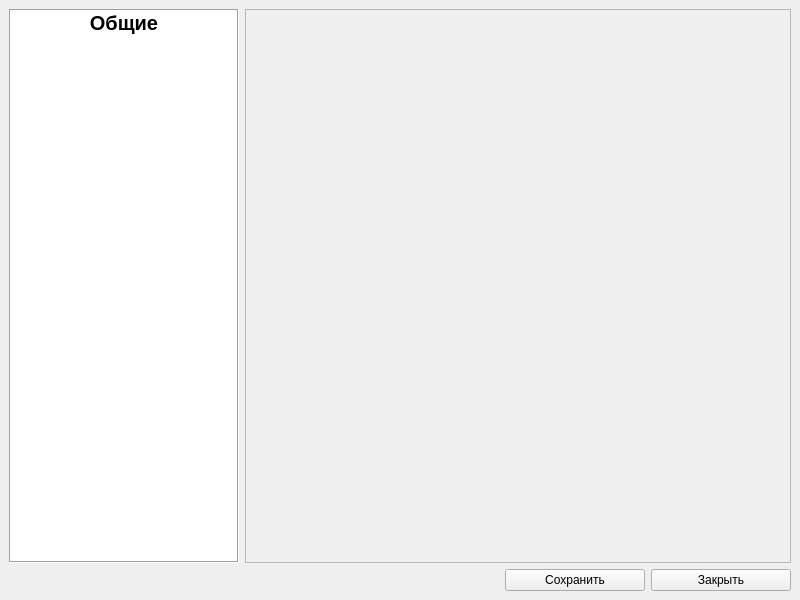
<?xml version="1.0" encoding="UTF-8"?>
<ui version="4.0">
 <class>Options</class>
 <widget class="QMainWindow" name="Options">
  <property name="geometry">
   <rect>
    <x>0</x>
    <y>0</y>
    <width>800</width>
    <height>600</height>
   </rect>
  </property>
  <property name="minimumSize">
   <size>
    <width>200</width>
    <height>200</height>
   </size>
  </property>
  <property name="maximumSize">
   <size>
    <width>800</width>
    <height>600</height>
   </size>
  </property>
  <property name="windowTitle">
   <string>Options</string>
  </property>
  <widget class="QWidget" name="centralwidget">
   <layout class="QVBoxLayout" name="verticalLayout">
    <item>
     <layout class="QHBoxLayout" name="horizontalLayout_2">
      <item>
       <widget class="QListWidget" name="optionsListWidget">
        <property name="minimumSize">
         <size>
          <width>230</width>
          <height>0</height>
         </size>
        </property>
        <property name="maximumSize">
         <size>
          <width>230</width>
          <height>16777215</height>
         </size>
        </property>
        <property name="frameShape">
         <enum>QFrame::Box</enum>
        </property>
        <property name="frameShadow">
         <enum>QFrame::Sunken</enum>
        </property>
        <item>
         <property name="text">
          <string>Общие</string>
         </property>
         <property name="font">
          <font>
           <pointsize>15</pointsize>
           <bold>true</bold>
          </font>
         </property>
         <property name="textAlignment">
          <set>AlignCenter</set>
         </property>
        </item>
       </widget>
      </item>
      <item>
       <widget class="QStackedWidget" name="OptionstStackedWidget">
        <property name="frameShape">
         <enum>QFrame::StyledPanel</enum>
        </property>
        <property name="frameShadow">
         <enum>QFrame::Raised</enum>
        </property>
        <widget class="QWidget" name="OptionstStackedWidgetPage1"/>
       </widget>
      </item>
     </layout>
    </item>
    <item>
     <layout class="QHBoxLayout" name="horizontalLayout">
      <item>
       <spacer name="horizontalSpacer">
        <property name="orientation">
         <enum>Qt::Horizontal</enum>
        </property>
        <property name="sizeHint" stdset="0">
         <size>
          <width>40</width>
          <height>20</height>
         </size>
        </property>
       </spacer>
      </item>
      <item>
       <widget class="QPushButton" name="saveButton">
        <property name="minimumSize">
         <size>
          <width>140</width>
          <height>0</height>
         </size>
        </property>
        <property name="cursor">
         <cursorShape>PointingHandCursor</cursorShape>
        </property>
        <property name="text">
         <string>Сохранить</string>
        </property>
       </widget>
      </item>
      <item>
       <widget class="QPushButton" name="closeButton">
        <property name="minimumSize">
         <size>
          <width>140</width>
          <height>0</height>
         </size>
        </property>
        <property name="cursor">
         <cursorShape>PointingHandCursor</cursorShape>
        </property>
        <property name="text">
         <string>Закрыть</string>
        </property>
       </widget>
      </item>
     </layout>
    </item>
   </layout>
  </widget>
  <widget class="QMenuBar" name="menubar">
   <property name="geometry">
    <rect>
     <x>0</x>
     <y>0</y>
     <width>800</width>
     <height>21</height>
    </rect>
   </property>
  </widget>
 </widget>
 <resources/>
 <connections/>
</ui>
